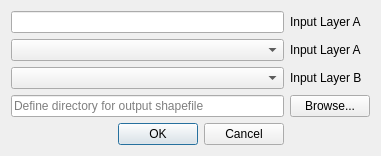
<?xml version="1.0" encoding="UTF-8"?>
<ui version="4.0">
 <class>Dialog</class>
 <widget class="QDialog" name="Dialog">
  <property name="geometry">
   <rect>
    <x>0</x>
    <y>0</y>
    <width>381</width>
    <height>132</height>
   </rect>
  </property>
  <property name="windowTitle">
   <string>Dialog</string>
  </property>
  <layout class="QGridLayout" name="gridLayout">
   <item row="4" column="0">
    <widget class="QLineEdit" name="lineInput">
     <property name="placeholderText">
      <string>Define directory for output shapefile</string>
     </property>
    </widget>
   </item>
   <item row="4" column="1">
    <widget class="QPushButton" name="browseButton">
     <property name="text">
      <string>Browse...</string>
     </property>
    </widget>
   </item>
   <item row="3" column="0">
    <widget class="QComboBox" name="comboInputB"/>
   </item>
   <item row="2" column="1">
    <widget class="QLabel" name="label">
     <property name="text">
      <string>Input Layer A</string>
     </property>
    </widget>
   </item>
   <item row="2" column="0">
    <widget class="QComboBox" name="comboInputA"/>
   </item>
   <item row="3" column="1">
    <widget class="QLabel" name="label_2">
     <property name="text">
      <string>Input Layer B</string>
     </property>
    </widget>
   </item>
   <item row="5" column="0">
    <widget class="QDialogButtonBox" name="buttonBox">
     <property name="standardButtons">
      <set>QDialogButtonBox::Cancel|QDialogButtonBox::Ok</set>
     </property>
    </widget>
   </item>
   <item row="0" column="0">
    <widget class="QLineEdit" name="lineEdit"/>
   </item>
   <item row="0" column="1">
    <widget class="QLabel" name="label_3">
     <property name="text">
      <string>Input Layer A</string>
     </property>
    </widget>
   </item>
  </layout>
 </widget>
 <tabstops>
  <tabstop>comboInputA</tabstop>
  <tabstop>comboInputB</tabstop>
  <tabstop>lineInput</tabstop>
  <tabstop>browseButton</tabstop>
 </tabstops>
 <resources/>
 <connections>
  <connection>
   <sender>lineEdit</sender>
   <signal>textChanged(QString)</signal>
   <receiver>label_3</receiver>
   <slot>setText(QString)</slot>
   <hints>
    <hint type="sourcelabel">
     <x>245</x>
     <y>18</y>
    </hint>
    <hint type="destinationlabel">
     <x>340</x>
     <y>18</y>
    </hint>
   </hints>
  </connection>
  <connection>
   <sender>comboInputA</sender>
   <signal>currentIndexChanged(int)</signal>
   <receiver>label</receiver>
   <slot>setNum(int)</slot>
   <hints>
    <hint type="sourcelabel">
     <x>160</x>
     <y>36</y>
    </hint>
    <hint type="destinationlabel">
     <x>340</x>
     <y>43</y>
    </hint>
   </hints>
  </connection>
  <connection>
   <sender>comboInputB</sender>
   <signal>currentIndexChanged(QString)</signal>
   <receiver>label_2</receiver>
   <slot>setText(QString)</slot>
   <hints>
    <hint type="sourcelabel">
     <x>254</x>
     <y>61</y>
    </hint>
    <hint type="destinationlabel">
     <x>320</x>
     <y>63</y>
    </hint>
   </hints>
  </connection>
 </connections>
</ui>
